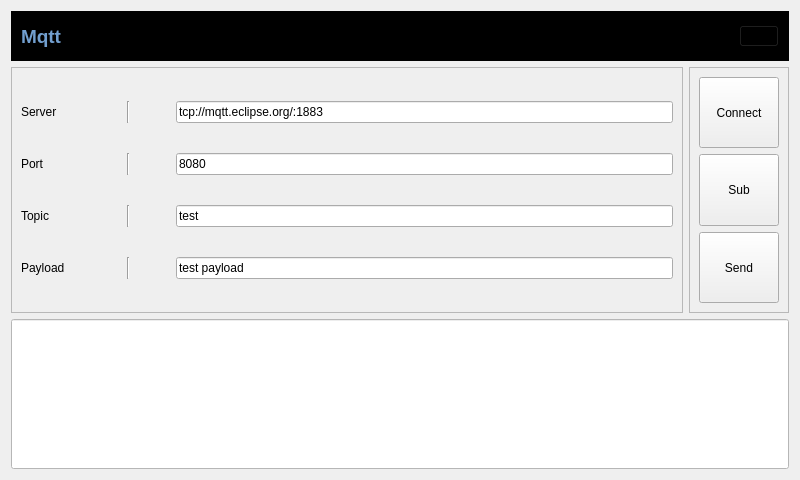
<?xml version="1.0" encoding="UTF-8"?>
<ui version="4.0">
 <class>iot</class>
 <widget class="QWidget" name="iot">
  <property name="geometry">
   <rect>
    <x>0</x>
    <y>0</y>
    <width>800</width>
    <height>480</height>
   </rect>
  </property>
  <property name="windowTitle">
   <string>Form</string>
  </property>
  <layout class="QVBoxLayout" name="verticalLayout_3">
   <item>
    <widget class="QFrame" name="header">
     <property name="sizePolicy">
      <sizepolicy hsizetype="Preferred" vsizetype="Preferred">
       <horstretch>0</horstretch>
       <verstretch>0</verstretch>
      </sizepolicy>
     </property>
     <property name="minimumSize">
      <size>
       <width>0</width>
       <height>50</height>
      </size>
     </property>
     <property name="styleSheet">
      <string notr="true">color: rgb(114, 159, 207);
background-color: rgb(0, 0, 0);</string>
     </property>
     <property name="frameShape">
      <enum>QFrame::StyledPanel</enum>
     </property>
     <property name="frameShadow">
      <enum>QFrame::Raised</enum>
     </property>
     <layout class="QHBoxLayout" name="horizontalLayout_6">
      <item>
       <widget class="QLabel" name="label">
        <property name="font">
         <font>
          <pointsize>14</pointsize>
          <weight>75</weight>
          <bold>true</bold>
         </font>
        </property>
        <property name="styleSheet">
         <string notr="true">color: rgb(114, 159, 207);</string>
        </property>
        <property name="text">
         <string>Mqtt </string>
        </property>
       </widget>
      </item>
      <item>
       <widget class="QPushButton" name="btnExit">
        <property name="sizePolicy">
         <sizepolicy hsizetype="Fixed" vsizetype="Fixed">
          <horstretch>0</horstretch>
          <verstretch>0</verstretch>
         </sizepolicy>
        </property>
        <property name="text">
         <string/>
        </property>
       </widget>
      </item>
     </layout>
    </widget>
   </item>
   <item>
    <layout class="QHBoxLayout" name="horizontalLayout_5">
     <item>
      <widget class="QFrame" name="frame">
       <property name="frameShape">
        <enum>QFrame::StyledPanel</enum>
       </property>
       <property name="frameShadow">
        <enum>QFrame::Raised</enum>
       </property>
       <layout class="QVBoxLayout" name="verticalLayout">
        <item>
         <layout class="QHBoxLayout" name="horizontalLayout">
          <item>
           <widget class="QLabel" name="lblServer">
            <property name="minimumSize">
             <size>
              <width>100</width>
              <height>0</height>
             </size>
            </property>
            <property name="text">
             <string>Server</string>
            </property>
           </widget>
          </item>
          <item>
           <widget class="Line" name="line">
            <property name="orientation">
             <enum>Qt::Vertical</enum>
            </property>
           </widget>
          </item>
          <item>
           <spacer name="horizontalSpacer">
            <property name="orientation">
             <enum>Qt::Horizontal</enum>
            </property>
            <property name="sizeType">
             <enum>QSizePolicy::Fixed</enum>
            </property>
            <property name="sizeHint" stdset="0">
             <size>
              <width>40</width>
              <height>20</height>
             </size>
            </property>
           </spacer>
          </item>
          <item>
           <widget class="QLineEdit" name="txtServer">
            <property name="text">
             <string>tcp://mqtt.eclipse.org/:1883</string>
            </property>
           </widget>
          </item>
         </layout>
        </item>
        <item>
         <layout class="QHBoxLayout" name="horizontalLayout_2">
          <item>
           <widget class="QLabel" name="lblPort">
            <property name="sizePolicy">
             <sizepolicy hsizetype="Preferred" vsizetype="Preferred">
              <horstretch>0</horstretch>
              <verstretch>0</verstretch>
             </sizepolicy>
            </property>
            <property name="minimumSize">
             <size>
              <width>100</width>
              <height>0</height>
             </size>
            </property>
            <property name="text">
             <string>Port</string>
            </property>
           </widget>
          </item>
          <item>
           <widget class="Line" name="line_2">
            <property name="orientation">
             <enum>Qt::Vertical</enum>
            </property>
           </widget>
          </item>
          <item>
           <spacer name="horizontalSpacer_2">
            <property name="orientation">
             <enum>Qt::Horizontal</enum>
            </property>
            <property name="sizeType">
             <enum>QSizePolicy::Fixed</enum>
            </property>
            <property name="sizeHint" stdset="0">
             <size>
              <width>40</width>
              <height>20</height>
             </size>
            </property>
           </spacer>
          </item>
          <item>
           <widget class="QLineEdit" name="txtPort">
            <property name="text">
             <string>8080</string>
            </property>
           </widget>
          </item>
         </layout>
        </item>
        <item>
         <layout class="QHBoxLayout" name="horizontalLayout_3">
          <item>
           <widget class="QLabel" name="lblPort_2">
            <property name="minimumSize">
             <size>
              <width>100</width>
              <height>0</height>
             </size>
            </property>
            <property name="text">
             <string>Topic</string>
            </property>
           </widget>
          </item>
          <item>
           <widget class="Line" name="line_3">
            <property name="orientation">
             <enum>Qt::Vertical</enum>
            </property>
           </widget>
          </item>
          <item>
           <spacer name="horizontalSpacer_3">
            <property name="orientation">
             <enum>Qt::Horizontal</enum>
            </property>
            <property name="sizeType">
             <enum>QSizePolicy::Fixed</enum>
            </property>
            <property name="sizeHint" stdset="0">
             <size>
              <width>40</width>
              <height>20</height>
             </size>
            </property>
           </spacer>
          </item>
          <item>
           <widget class="QLineEdit" name="txtTopix">
            <property name="text">
             <string>test</string>
            </property>
           </widget>
          </item>
         </layout>
        </item>
        <item>
         <layout class="QHBoxLayout" name="horizontalLayout_4">
          <item>
           <widget class="QLabel" name="lblPayload">
            <property name="minimumSize">
             <size>
              <width>100</width>
              <height>0</height>
             </size>
            </property>
            <property name="text">
             <string>Payload</string>
            </property>
           </widget>
          </item>
          <item>
           <widget class="Line" name="line_4">
            <property name="orientation">
             <enum>Qt::Vertical</enum>
            </property>
           </widget>
          </item>
          <item>
           <spacer name="horizontalSpacer_4">
            <property name="orientation">
             <enum>Qt::Horizontal</enum>
            </property>
            <property name="sizeType">
             <enum>QSizePolicy::Fixed</enum>
            </property>
            <property name="sizeHint" stdset="0">
             <size>
              <width>40</width>
              <height>20</height>
             </size>
            </property>
           </spacer>
          </item>
          <item>
           <widget class="QLineEdit" name="txtPayload">
            <property name="text">
             <string>test payload</string>
            </property>
           </widget>
          </item>
         </layout>
        </item>
       </layout>
      </widget>
     </item>
     <item>
      <widget class="QFrame" name="frame_2">
       <property name="sizePolicy">
        <sizepolicy hsizetype="Fixed" vsizetype="Expanding">
         <horstretch>0</horstretch>
         <verstretch>0</verstretch>
        </sizepolicy>
       </property>
       <property name="frameShape">
        <enum>QFrame::StyledPanel</enum>
       </property>
       <property name="frameShadow">
        <enum>QFrame::Raised</enum>
       </property>
       <layout class="QVBoxLayout" name="verticalLayout_2">
        <item>
         <widget class="QPushButton" name="btnConnect">
          <property name="sizePolicy">
           <sizepolicy hsizetype="Expanding" vsizetype="Expanding">
            <horstretch>0</horstretch>
            <verstretch>0</verstretch>
           </sizepolicy>
          </property>
          <property name="text">
           <string>Connect</string>
          </property>
          <property name="checkable">
           <bool>true</bool>
          </property>
         </widget>
        </item>
        <item>
         <widget class="QPushButton" name="btnSub">
          <property name="sizePolicy">
           <sizepolicy hsizetype="Minimum" vsizetype="Expanding">
            <horstretch>0</horstretch>
            <verstretch>0</verstretch>
           </sizepolicy>
          </property>
          <property name="text">
           <string>Sub</string>
          </property>
          <property name="checkable">
           <bool>false</bool>
          </property>
         </widget>
        </item>
        <item>
         <widget class="QPushButton" name="btnSend">
          <property name="sizePolicy">
           <sizepolicy hsizetype="Minimum" vsizetype="Expanding">
            <horstretch>0</horstretch>
            <verstretch>0</verstretch>
           </sizepolicy>
          </property>
          <property name="text">
           <string>Send</string>
          </property>
         </widget>
        </item>
       </layout>
      </widget>
     </item>
    </layout>
   </item>
   <item>
    <widget class="QLineEdit" name="lnDisplay">
     <property name="sizePolicy">
      <sizepolicy hsizetype="Expanding" vsizetype="Preferred">
       <horstretch>0</horstretch>
       <verstretch>0</verstretch>
      </sizepolicy>
     </property>
     <property name="minimumSize">
      <size>
       <width>0</width>
       <height>150</height>
      </size>
     </property>
     <property name="styleSheet">
      <string notr="true">color: rgb(0, 0, 0);
background-color: rgb(255, 255, 255);</string>
     </property>
    </widget>
   </item>
  </layout>
 </widget>
 <resources/>
 <connections/>
</ui>
